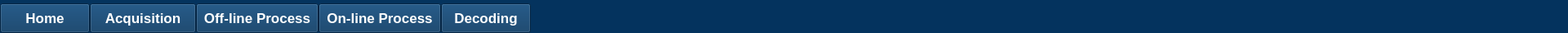
       <widget class="QWidget" name="widget_33" native="true">
        <property name="sizePolicy">
         <sizepolicy hsizetype="Preferred" vsizetype="Fixed">
          <horstretch>0</horstretch>
          <verstretch>0</verstretch>
         </sizepolicy>
        </property>
        <property name="minimumSize">
         <size>
          <width>1280</width>
          <height>40</height>
         </size>
        </property>
        <property name="maximumSize">
         <size>
          <width>16777215</width>
          <height>40</height>
         </size>
        </property>
        <property name="styleSheet">
         <string notr="true">background-color: rgb(4, 51, 94);</string>
        </property>
        <layout class="QGridLayout" name="gridLayout">
         <property name="leftMargin">
          <number>0</number>
         </property>
         <property name="topMargin">
          <number>0</number>
         </property>
         <property name="rightMargin">
          <number>0</number>
         </property>
         <property name="bottomMargin">
          <number>0</number>
         </property>
         <property name="spacing">
          <number>0</number>
         </property>
         <item row="0" column="0">
          <widget class="QWidget" name="widget_36" native="true">
           <property name="sizePolicy">
            <sizepolicy hsizetype="Preferred" vsizetype="Preferred">
             <horstretch>0</horstretch>
             <verstretch>0</verstretch>
            </sizepolicy>
           </property>
           <property name="minimumSize">
            <size>
             <width>1920</width>
             <height>40</height>
            </size>
           </property>
           <property name="styleSheet">
            <string notr="true">background-color: rgb(4, 51, 94);</string>
           </property>
           <widget class="QPushButton" name="pushButton">
            <property name="geometry">
             <rect>
              <x>0</x>
              <y>4</y>
              <width>110</width>
              <height>36</height>
             </rect>
            </property>
            <property name="sizePolicy">
             <sizepolicy hsizetype="Fixed" vsizetype="Fixed">
              <horstretch>0</horstretch>
              <verstretch>0</verstretch>
             </sizepolicy>
            </property>
            <property name="font">
             <font>
              <family>Arial</family>
              <pointsize>13</pointsize>
              <weight>75</weight>
              <bold>true</bold>
             </font>
            </property>
            <property name="styleSheet">
             <string notr="true">color: rgb(255, 255, 255);</string>
            </property>
            <property name="text">
             <string>Home</string>
            </property>
           </widget>
           <widget class="QPushButton" name="pushButton_2">
            <property name="geometry">
             <rect>
              <x>110</x>
              <y>4</y>
              <width>130</width>
              <height>36</height>
             </rect>
            </property>
            <property name="sizePolicy">
             <sizepolicy hsizetype="Fixed" vsizetype="Fixed">
              <horstretch>0</horstretch>
              <verstretch>0</verstretch>
             </sizepolicy>
            </property>
            <property name="font">
             <font>
              <family>Arial</family>
              <pointsize>13</pointsize>
              <weight>75</weight>
              <bold>true</bold>
             </font>
            </property>
            <property name="styleSheet">
             <string notr="true">color: rgb(255, 255, 255);</string>
            </property>
            <property name="text">
             <string>Acquisition</string>
            </property>
           </widget>
           <widget class="QPushButton" name="pushButton_3">
            <property name="geometry">
             <rect>
              <x>240</x>
              <y>4</y>
              <width>150</width>
              <height>36</height>
             </rect>
            </property>
            <property name="sizePolicy">
             <sizepolicy hsizetype="Fixed" vsizetype="Fixed">
              <horstretch>0</horstretch>
              <verstretch>0</verstretch>
             </sizepolicy>
            </property>
            <property name="font">
             <font>
              <family>Arial</family>
              <pointsize>13</pointsize>
              <weight>75</weight>
              <bold>true</bold>
             </font>
            </property>
            <property name="styleSheet">
             <string notr="true">color: rgb(255, 255, 255);</string>
            </property>
            <property name="text">
             <string>Off-line Process</string>
            </property>
           </widget>
           <widget class="QPushButton" name="pushButton_4">
            <property name="geometry">
             <rect>
              <x>390</x>
              <y>4</y>
              <width>150</width>
              <height>36</height>
             </rect>
            </property>
            <property name="sizePolicy">
             <sizepolicy hsizetype="Fixed" vsizetype="Fixed">
              <horstretch>0</horstretch>
              <verstretch>0</verstretch>
             </sizepolicy>
            </property>
            <property name="font">
             <font>
              <family>Arial</family>
              <pointsize>13</pointsize>
              <weight>75</weight>
              <bold>true</bold>
             </font>
            </property>
            <property name="styleSheet">
             <string notr="true">color: rgb(255, 255, 255);</string>
            </property>
            <property name="text">
             <string>On-line Process</string>
            </property>
           </widget>
           <widget class="QPushButton" name="pushButton_5">
            <property name="geometry">
             <rect>
              <x>540</x>
              <y>4</y>
              <width>110</width>
              <height>36</height>
             </rect>
            </property>
            <property name="sizePolicy">
             <sizepolicy hsizetype="Fixed" vsizetype="Fixed">
              <horstretch>0</horstretch>
              <verstretch>0</verstretch>
             </sizepolicy>
            </property>
            <property name="font">
             <font>
              <family>Arial</family>
              <pointsize>13</pointsize>
              <weight>75</weight>
              <bold>true</bold>
             </font>
            </property>
            <property name="styleSheet">
             <string notr="true">color: rgb(255, 255, 255);</string>
            </property>
            <property name="text">
             <string>Decoding</string>
            </property>
           </widget>
          </widget>
         </item>
        </layout>
       </widget>
